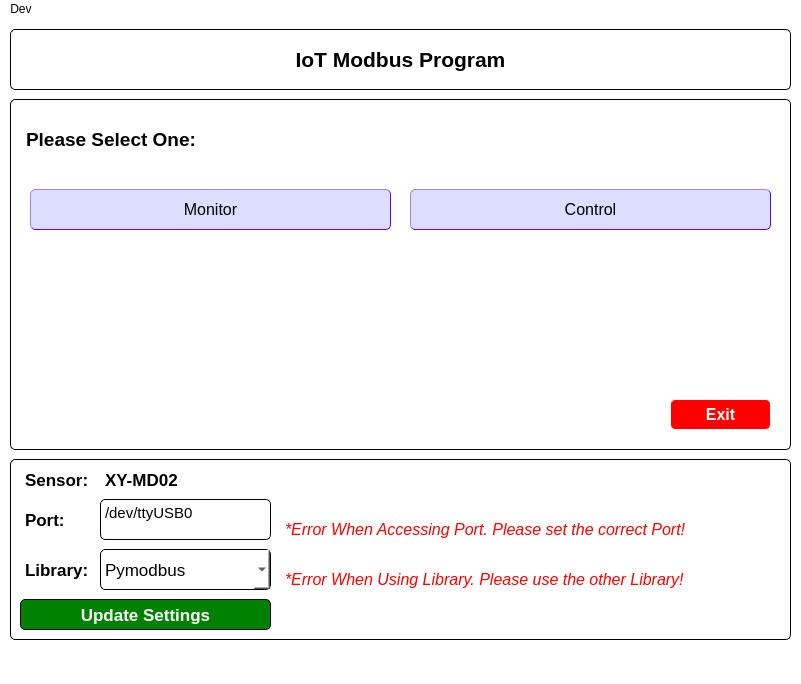
<?xml version="1.0" encoding="UTF-8"?>
<ui version="4.0">
 <class>MainWindow</class>
 <widget class="QMainWindow" name="MainWindow">
  <property name="geometry">
   <rect>
    <x>0</x>
    <y>0</y>
    <width>801</width>
    <height>684</height>
   </rect>
  </property>
  <property name="windowTitle">
   <string>MainWindow</string>
  </property>
  <property name="styleSheet">
   <string notr="true">background-color: white;</string>
  </property>
  <widget class="QWidget" name="centralwidget">
   <widget class="QGroupBox" name="groupBox">
    <property name="geometry">
     <rect>
      <x>10</x>
      <y>10</y>
      <width>781</width>
      <height>61</height>
     </rect>
    </property>
    <property name="styleSheet">
     <string notr="true">border-style: outset;
border-width: 1px;
border-radius: 5px;
border-color: black</string>
    </property>
    <property name="title">
     <string/>
    </property>
    <widget class="QLabel" name="label">
     <property name="geometry">
      <rect>
       <x>10</x>
       <y>10</y>
       <width>761</width>
       <height>41</height>
      </rect>
     </property>
     <property name="font">
      <font>
       <family>MS Shell Dlg 2</family>
       <pointsize>16</pointsize>
       <weight>75</weight>
       <bold>true</bold>
      </font>
     </property>
     <property name="styleSheet">
      <string notr="true">color: black;
border-color: white;</string>
     </property>
     <property name="text">
      <string>IoT Modbus Program</string>
     </property>
     <property name="alignment">
      <set>Qt::AlignCenter</set>
     </property>
    </widget>
   </widget>
   <widget class="QGroupBox" name="groupBox_4">
    <property name="geometry">
     <rect>
      <x>10</x>
      <y>440</y>
      <width>781</width>
      <height>181</height>
     </rect>
    </property>
    <property name="styleSheet">
     <string notr="true">color: black;
border-style: outset;
border-width: 1px;
border-radius: 5px;
border-color: black</string>
    </property>
    <property name="title">
     <string/>
    </property>
    <widget class="QLabel" name="port">
     <property name="geometry">
      <rect>
       <x>10</x>
       <y>50</y>
       <width>51</width>
       <height>21</height>
      </rect>
     </property>
     <property name="font">
      <font>
       <pointsize>13</pointsize>
       <weight>75</weight>
       <bold>true</bold>
      </font>
     </property>
     <property name="styleSheet">
      <string notr="true">border-color: white</string>
     </property>
     <property name="text">
      <string>Port:</string>
     </property>
    </widget>
    <widget class="QLabel" name="sensor">
     <property name="geometry">
      <rect>
       <x>10</x>
       <y>10</y>
       <width>81</width>
       <height>21</height>
      </rect>
     </property>
     <property name="font">
      <font>
       <pointsize>13</pointsize>
       <weight>75</weight>
       <bold>true</bold>
      </font>
     </property>
     <property name="styleSheet">
      <string notr="true">border-color: white</string>
     </property>
     <property name="text">
      <string>Sensor:</string>
     </property>
    </widget>
    <widget class="QLabel" name="library">
     <property name="geometry">
      <rect>
       <x>10</x>
       <y>100</y>
       <width>71</width>
       <height>21</height>
      </rect>
     </property>
     <property name="font">
      <font>
       <pointsize>13</pointsize>
       <weight>75</weight>
       <bold>true</bold>
      </font>
     </property>
     <property name="styleSheet">
      <string notr="true">border-color: white</string>
     </property>
     <property name="text">
      <string>Library:</string>
     </property>
    </widget>
    <widget class="QLabel" name="sensor_name">
     <property name="geometry">
      <rect>
       <x>90</x>
       <y>10</y>
       <width>661</width>
       <height>21</height>
      </rect>
     </property>
     <property name="font">
      <font>
       <pointsize>13</pointsize>
       <weight>75</weight>
       <italic>false</italic>
       <bold>true</bold>
      </font>
     </property>
     <property name="styleSheet">
      <string notr="true">border-color: white</string>
     </property>
     <property name="text">
      <string>XY-MD02</string>
     </property>
    </widget>
    <widget class="QComboBox" name="library_pick">
     <property name="geometry">
      <rect>
       <x>90</x>
       <y>90</y>
       <width>171</width>
       <height>41</height>
      </rect>
     </property>
     <property name="font">
      <font>
       <pointsize>13</pointsize>
      </font>
     </property>
     <item>
      <property name="text">
       <string>Pymodbus</string>
      </property>
     </item>
     <item>
      <property name="text">
       <string>Minimalmodbus</string>
      </property>
     </item>
     <item>
      <property name="text">
       <string>Serial (no library)</string>
      </property>
     </item>
    </widget>
    <widget class="QTextEdit" name="port_input">
     <property name="geometry">
      <rect>
       <x>90</x>
       <y>40</y>
       <width>171</width>
       <height>41</height>
      </rect>
     </property>
     <property name="html">
      <string>&lt;!DOCTYPE HTML PUBLIC &quot;-//W3C//DTD HTML 4.0//EN&quot; &quot;http://www.w3.org/TR/REC-html40/strict.dtd&quot;&gt;
&lt;html&gt;&lt;head&gt;&lt;meta name=&quot;qrichtext&quot; content=&quot;1&quot; /&gt;&lt;style type=&quot;text/css&quot;&gt;
p, li { white-space: pre-wrap; }
&lt;/style&gt;&lt;/head&gt;&lt;body style=&quot; font-family:'Ubuntu Sans'; font-size:11pt; font-weight:400; font-style:normal;&quot;&gt;
&lt;p style=&quot; margin-top:0px; margin-bottom:0px; margin-left:0px; margin-right:0px; -qt-block-indent:0; text-indent:0px;&quot;&gt;/dev/ttyUSB0&lt;/p&gt;&lt;/body&gt;&lt;/html&gt;</string>
     </property>
    </widget>
    <widget class="QPushButton" name="update_settings_button">
     <property name="geometry">
      <rect>
       <x>10</x>
       <y>140</y>
       <width>251</width>
       <height>31</height>
      </rect>
     </property>
     <property name="font">
      <font>
       <pointsize>13</pointsize>
       <weight>75</weight>
       <bold>true</bold>
      </font>
     </property>
     <property name="styleSheet">
      <string notr="true">color: white;
background-color: green;
border-radius: 5px</string>
     </property>
     <property name="text">
      <string>Update Settings</string>
     </property>
    </widget>
    <widget class="QLabel" name="port_error_msg">
     <property name="geometry">
      <rect>
       <x>270</x>
       <y>60</y>
       <width>501</width>
       <height>21</height>
      </rect>
     </property>
     <property name="font">
      <font>
       <pointsize>12</pointsize>
       <weight>50</weight>
       <italic>true</italic>
       <bold>false</bold>
      </font>
     </property>
     <property name="styleSheet">
      <string notr="true">border-color: white;
color: red</string>
     </property>
     <property name="text">
      <string>*Error When Accessing Port. Please set the correct Port!</string>
     </property>
    </widget>
    <widget class="QLabel" name="library_error_msg">
     <property name="geometry">
      <rect>
       <x>270</x>
       <y>110</y>
       <width>501</width>
       <height>21</height>
      </rect>
     </property>
     <property name="font">
      <font>
       <pointsize>12</pointsize>
       <weight>50</weight>
       <italic>true</italic>
       <bold>false</bold>
      </font>
     </property>
     <property name="styleSheet">
      <string notr="true">border-color: white;
color: red</string>
     </property>
     <property name="text">
      <string>*Error When Using Library. Please use the other Library!</string>
     </property>
    </widget>
   </widget>
   <widget class="QStackedWidget" name="stackedWidget">
    <property name="geometry">
     <rect>
      <x>10</x>
      <y>80</y>
      <width>781</width>
      <height>351</height>
     </rect>
    </property>
    <property name="styleSheet">
     <string notr="true">color: black;</string>
    </property>
    <property name="currentIndex">
     <number>0</number>
    </property>
    <widget class="QWidget" name="optionDisplay">
     <widget class="QGroupBox" name="option_container">
      <property name="geometry">
       <rect>
        <x>0</x>
        <y>0</y>
        <width>781</width>
        <height>351</height>
       </rect>
      </property>
      <property name="styleSheet">
       <string notr="true">color: black;
border-style: outset;
border-width: 1px;
border-radius: 5px;
border-color: black</string>
      </property>
      <property name="title">
       <string/>
      </property>
      <widget class="QLabel" name="label_2">
       <property name="geometry">
        <rect>
         <x>10</x>
         <y>30</y>
         <width>751</width>
         <height>21</height>
        </rect>
       </property>
       <property name="font">
        <font>
         <family>MS Shell Dlg 2</family>
         <pointsize>14</pointsize>
         <weight>75</weight>
         <bold>true</bold>
        </font>
       </property>
       <property name="styleSheet">
        <string notr="true">color: black;
border-color: white</string>
       </property>
       <property name="text">
        <string>Please Select One:</string>
       </property>
       <property name="alignment">
        <set>Qt::AlignLeading|Qt::AlignLeft|Qt::AlignVCenter</set>
       </property>
      </widget>
      <widget class="QGroupBox" name="option_layout">
       <property name="geometry">
        <rect>
         <x>10</x>
         <y>60</y>
         <width>761</width>
         <height>281</height>
        </rect>
       </property>
       <property name="styleSheet">
        <string notr="true">border-color: white</string>
       </property>
       <property name="title">
        <string/>
       </property>
       <widget class="QPushButton" name="monitor_button">
        <property name="geometry">
         <rect>
          <x>10</x>
          <y>30</y>
          <width>361</width>
          <height>41</height>
         </rect>
        </property>
        <property name="font">
         <font>
          <pointsize>12</pointsize>
         </font>
        </property>
        <property name="styleSheet">
         <string notr="true">background-color: rgb(221, 221, 255);
color: black;
border-style: outset;
border-width: 1px;
border-radius: 5px;
border-color: rgb(85, 0, 255);</string>
        </property>
        <property name="text">
         <string>Monitor</string>
        </property>
       </widget>
       <widget class="QPushButton" name="exit_button">
        <property name="geometry">
         <rect>
          <x>650</x>
          <y>240</y>
          <width>101</width>
          <height>31</height>
         </rect>
        </property>
        <property name="font">
         <font>
          <pointsize>12</pointsize>
          <weight>75</weight>
          <bold>true</bold>
         </font>
        </property>
        <property name="styleSheet">
         <string notr="true">background-color: red;
color: white;
border-radius: 5px</string>
        </property>
        <property name="text">
         <string>Exit</string>
        </property>
       </widget>
       <widget class="QPushButton" name="control_button">
        <property name="geometry">
         <rect>
          <x>390</x>
          <y>30</y>
          <width>361</width>
          <height>41</height>
         </rect>
        </property>
        <property name="font">
         <font>
          <pointsize>12</pointsize>
         </font>
        </property>
        <property name="styleSheet">
         <string notr="true">background-color: rgb(221, 221, 255);
color: black;
border-style: outset;
border-width: 1px;
border-radius: 5px;
border-color: rgb(85, 0, 255);</string>
        </property>
        <property name="text">
         <string>Control</string>
        </property>
       </widget>
      </widget>
     </widget>
    </widget>
    <widget class="QWidget" name="monitorDisplay">
     <property name="styleSheet">
      <string notr="true">border-style: outset;
border-width: 1px;
border-radius: 5px;
border-color: black</string>
     </property>
     <widget class="QLabel" name="monitor_data_timestamp">
      <property name="geometry">
       <rect>
        <x>10</x>
        <y>10</y>
        <width>751</width>
        <height>31</height>
       </rect>
      </property>
      <property name="font">
       <font>
        <family>MS Shell Dlg 2</family>
        <pointsize>14</pointsize>
        <weight>75</weight>
        <bold>true</bold>
       </font>
      </property>
      <property name="styleSheet">
       <string notr="true">border-color: white</string>
      </property>
      <property name="text">
       <string>MONITOR DATA (%Y-%m-%d %H:%M:%S)</string>
      </property>
      <property name="alignment">
       <set>Qt::AlignCenter</set>
      </property>
     </widget>
     <widget class="QPushButton" name="stopAndSave_button">
      <property name="geometry">
       <rect>
        <x>520</x>
        <y>310</y>
        <width>251</width>
        <height>31</height>
       </rect>
      </property>
      <property name="font">
       <font>
        <pointsize>11</pointsize>
        <weight>75</weight>
        <bold>true</bold>
       </font>
      </property>
      <property name="styleSheet">
       <string notr="true">background-color: red;
color: white;
border-radius: 5px</string>
      </property>
      <property name="text">
       <string>Stop Monitoring and Save Data</string>
      </property>
     </widget>
     <widget class="QGroupBox" name="monitor_data_layout">
      <property name="geometry">
       <rect>
        <x>10</x>
        <y>50</y>
        <width>761</width>
        <height>251</height>
       </rect>
      </property>
      <property name="styleSheet">
       <string notr="true">border-color: white</string>
      </property>
      <property name="title">
       <string/>
      </property>
      <widget class="QTableWidget" name="data_table">
       <property name="geometry">
        <rect>
         <x>10</x>
         <y>30</y>
         <width>741</width>
         <height>211</height>
        </rect>
       </property>
       <property name="styleSheet">
        <string notr="true"/>
       </property>
       <row>
        <property name="text">
         <string>Temperature (°C)</string>
        </property>
       </row>
       <row>
        <property name="text">
         <string>Humidity (%RH)</string>
        </property>
       </row>
       <row>
        <property name="text">
         <string>Device Address</string>
        </property>
       </row>
       <row>
        <property name="text">
         <string>Baud Rate</string>
        </property>
       </row>
       <row>
        <property name="text">
         <string>Temperature Correction (Raw Data)</string>
        </property>
       </row>
       <row>
        <property name="text">
         <string>Humidity Correction (Raw Data)</string>
        </property>
       </row>
       <column>
        <property name="text">
         <string>Value</string>
        </property>
       </column>
       <item row="0" column="0">
        <property name="text">
         <string>24</string>
        </property>
       </item>
       <item row="1" column="0">
        <property name="text">
         <string>48</string>
        </property>
       </item>
       <item row="2" column="0">
        <property name="text">
         <string>0</string>
        </property>
       </item>
       <item row="3" column="0">
        <property name="text">
         <string>9600</string>
        </property>
       </item>
       <item row="4" column="0">
        <property name="text">
         <string>0</string>
        </property>
       </item>
       <item row="5" column="0">
        <property name="text">
         <string>0</string>
        </property>
       </item>
      </widget>
     </widget>
    </widget>
    <widget class="QWidget" name="controlDisplay">
     <property name="styleSheet">
      <string notr="true">border-style: outset;
border-width: 1px;
border-radius: 5px;
border-color: black</string>
     </property>
     <widget class="QLabel" name="label_7">
      <property name="geometry">
       <rect>
        <x>10</x>
        <y>10</y>
        <width>751</width>
        <height>31</height>
       </rect>
      </property>
      <property name="font">
       <font>
        <family>MS Shell Dlg 2</family>
        <pointsize>14</pointsize>
        <weight>75</weight>
        <bold>true</bold>
       </font>
      </property>
      <property name="styleSheet">
       <string notr="true">border-color: white</string>
      </property>
      <property name="text">
       <string>CONTROL DATA</string>
      </property>
      <property name="alignment">
       <set>Qt::AlignCenter</set>
      </property>
     </widget>
     <widget class="QGroupBox" name="control_data_layout">
      <property name="geometry">
       <rect>
        <x>10</x>
        <y>60</y>
        <width>761</width>
        <height>281</height>
       </rect>
      </property>
      <property name="title">
       <string/>
      </property>
      <widget class="QLabel" name="label_8">
       <property name="geometry">
        <rect>
         <x>10</x>
         <y>30</y>
         <width>731</width>
         <height>31</height>
        </rect>
       </property>
       <property name="font">
        <font>
         <family>MS Shell Dlg 2</family>
         <pointsize>12</pointsize>
         <weight>75</weight>
         <bold>true</bold>
        </font>
       </property>
       <property name="styleSheet">
        <string notr="true">border-color: white</string>
       </property>
       <property name="text">
        <string>Please Select the New Baud Rate Option:</string>
       </property>
      </widget>
      <widget class="QPushButton" name="set9600_button">
       <property name="geometry">
        <rect>
         <x>20</x>
         <y>70</y>
         <width>221</width>
         <height>41</height>
        </rect>
       </property>
       <property name="font">
        <font>
         <pointsize>12</pointsize>
        </font>
       </property>
       <property name="styleSheet">
        <string notr="true">QPushButton {
background-color: rgb(221, 221, 255);
color: black;
border-style: outset;
border-width: 1px;
border-radius: 5px;
border-color: rgb(85, 0, 255);
}

QPushButton:pressed {
opacity: 50%;
}</string>
       </property>
       <property name="text">
        <string>9600</string>
       </property>
      </widget>
      <widget class="QPushButton" name="set14400_button">
       <property name="geometry">
        <rect>
         <x>270</x>
         <y>70</y>
         <width>221</width>
         <height>41</height>
        </rect>
       </property>
       <property name="font">
        <font>
         <pointsize>12</pointsize>
        </font>
       </property>
       <property name="styleSheet">
        <string notr="true">QPushButton {
background-color: rgb(221, 221, 255);
color: black;
border-style: outset;
border-width: 1px;
border-radius: 5px;
border-color: rgb(85, 0, 255);
}

QPushButton:pressed {
opacity: 50%;
}</string>
       </property>
       <property name="text">
        <string>14400</string>
       </property>
      </widget>
      <widget class="QPushButton" name="set19200_button">
       <property name="geometry">
        <rect>
         <x>520</x>
         <y>70</y>
         <width>221</width>
         <height>41</height>
        </rect>
       </property>
       <property name="font">
        <font>
         <pointsize>12</pointsize>
        </font>
       </property>
       <property name="styleSheet">
        <string notr="true">QPushButton {
background-color: rgb(221, 221, 255);
color: black;
border-style: outset;
border-width: 1px;
border-radius: 5px;
border-color: rgb(85, 0, 255);
}

QPushButton:pressed {
opacity: 50%;
}</string>
       </property>
       <property name="text">
        <string>19200</string>
       </property>
      </widget>
      <widget class="QGroupBox" name="baudRate_updated_text">
       <property name="geometry">
        <rect>
         <x>10</x>
         <y>230</y>
         <width>731</width>
         <height>41</height>
        </rect>
       </property>
       <property name="styleSheet">
        <string notr="true">border-color: white</string>
       </property>
       <property name="title">
        <string/>
       </property>
       <widget class="QLabel" name="label_9">
        <property name="geometry">
         <rect>
          <x>10</x>
          <y>0</y>
          <width>241</width>
          <height>31</height>
         </rect>
        </property>
        <property name="font">
         <font>
          <family>MS Shell Dlg 2</family>
          <pointsize>12</pointsize>
          <weight>75</weight>
          <bold>true</bold>
         </font>
        </property>
        <property name="styleSheet">
         <string notr="true">border-color: white; color: red</string>
        </property>
        <property name="text">
         <string>*Baud Rate Changed To: </string>
        </property>
       </widget>
       <widget class="QLabel" name="newBaudRate_value">
        <property name="geometry">
         <rect>
          <x>240</x>
          <y>0</y>
          <width>191</width>
          <height>31</height>
         </rect>
        </property>
        <property name="font">
         <font>
          <family>MS Shell Dlg 2</family>
          <pointsize>12</pointsize>
          <weight>75</weight>
          <bold>true</bold>
         </font>
        </property>
        <property name="styleSheet">
         <string notr="true">border-color: white; color: red</string>
        </property>
        <property name="text">
         <string>9600</string>
        </property>
       </widget>
      </widget>
     </widget>
    </widget>
   </widget>
  </widget>
  <widget class="QMenuBar" name="menubar">
   <property name="geometry">
    <rect>
     <x>0</x>
     <y>0</y>
     <width>801</width>
     <height>24</height>
    </rect>
   </property>
   <widget class="QMenu" name="menuDev">
    <property name="title">
     <string>Dev</string>
    </property>
   </widget>
   <addaction name="menuDev"/>
  </widget>
  <widget class="QStatusBar" name="statusbar"/>
 </widget>
 <resources/>
 <connections/>
</ui>
